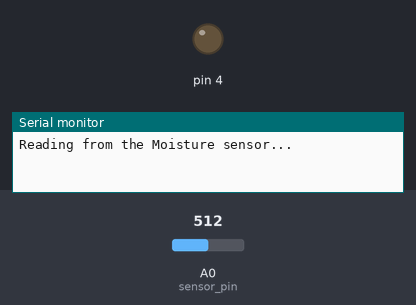
Bench run of a sketch on a simulated Arduino Uno, built with avr-gcc and run on an emulated ATmega328P. Parts: output pins drawn as LEDs (lit = HIGH), the last lines printed to the serial monitor. The test bench sets the inputs (shaded band); at power-on: A0 (sensor_pin) = 512.

Above: at 0.1 s.
At 2.1 s:
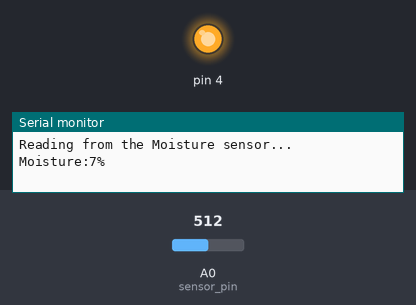
Timing chart, 0 to 3.6 s (numbered marks = the images above):
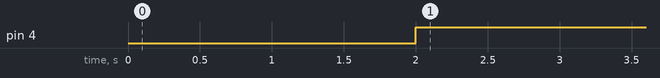

Measured:
- by itself, pin 4: LOW → HIGH at 2.0 s

The sketch:

Arduino_code.ino
```cpp
int sensor_pin= A0;
int output_value;
void setup(){
  pinMode(4, OUTPUT);
  Serial.begin(9600);
  Serial.println("Reading from the Moisture sensor...");
  delay(2000);
}
void loop(){
  output_value= analogRead (sensor_pin);
  output_value= map (output_value,550,10,0,100);
  Serial.print("Moisture:");
  Serial.print(output_value);
  Serial.println("%");
if (output_value<0){
  digitalWrite(4, LOW);
}
else{
  digitalWrite (4,HIGH);
}
delay (1000);
}
```
